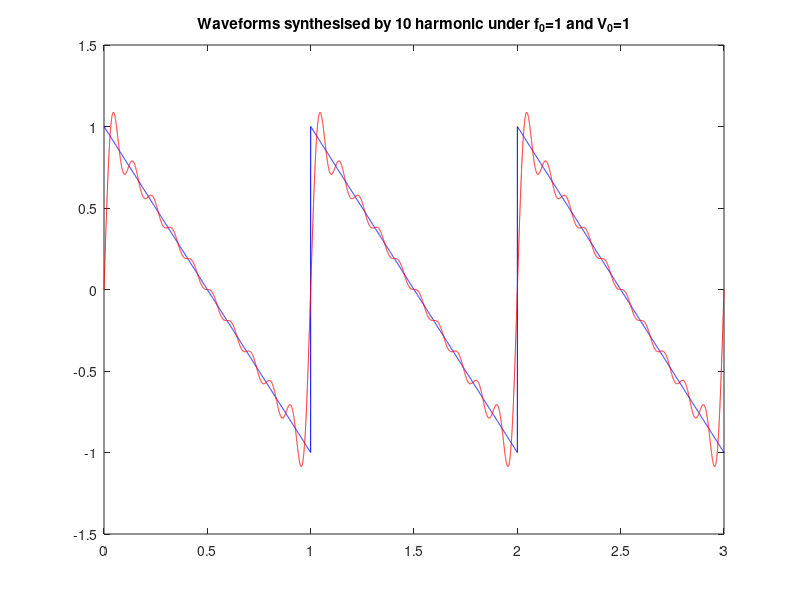

Reproduce this figure in MATLAB.
clear;
f0=1;
omega = 2*pi*f0;
T = 2*pi/omega;

t = linspace(0, T, 10000);
V0 = 1;
f = V0 - 2*V0.*t/T;



max_harmonics = 10;
a = zeros(1, max_harmonics);
b = zeros(1, max_harmonics);
synth_triang = zeros(size(t));
for n = 1:max_harmonics
    b(n) = 2*V0/(pi*n);
    synth_triang = synth_triang + b(n) * sin(n * omega * t); 
end

t = linspace(0, 3*T, 3*10000);
synth_triang = repmat(synth_triang, 1, 3);
f = repmat(f,1,3);
figure
plot(t,f,'b-')
hold on;
plot(t, synth_triang, 'r-');
% plot(t, synth_triang, 'b-');

title(['Waveforms synthesised by ' ,num2str(max_harmonics), ' harmonic under f_{0}=1 and V_{0}=1']);